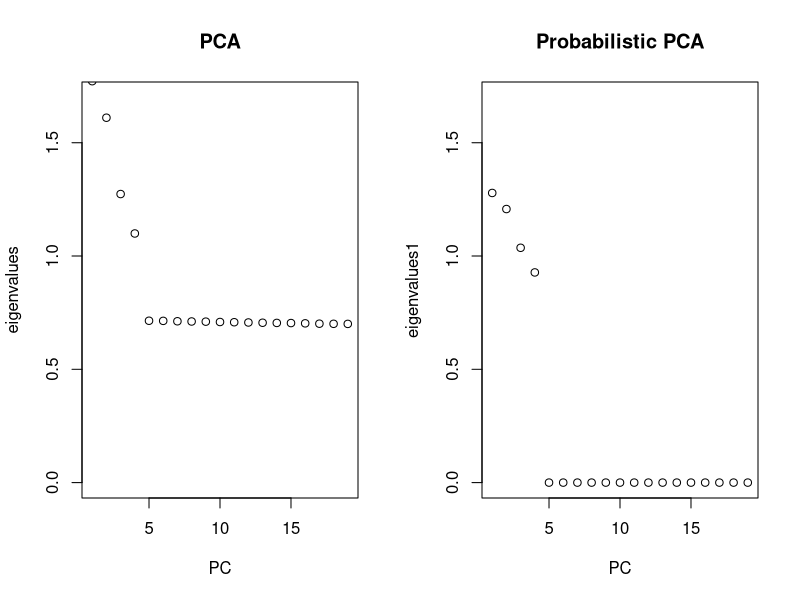

Reproduce this figure in R.
library(MASS)

simple_sim <- function(N_SAMPLES,TRUE_RANK,N_SNPS,SIGMA){

  points = matrix(runif(N_SAMPLES * TRUE_RANK), nrow=N_SAMPLES)
  points <- rbind(points)

  C = points %*% t(points)
  P = (outer(diag(C), diag(C)) + C^2)
  Q = outer(diag(C), diag(C), `+`)  #useful matrix for later


  X1 = mvrnorm(N_SNPS, rep(0, N_SAMPLES), C)
  N1 = nrow(X1)

  #data with added noise
  X3 = X1 + rnorm(length(X1), 0, sqrt(SIGMA))
  return(X3)
}

run_pca <- function(data){
  z = prcomp(data, center=F, scale=F)
  pcs = unname(t(z$rotation) * z$sdev)
  scores = z$x
  data_rec = z$x %*% (pcs/z$sdev)

  return(list(pcs = pcs, scores = scores, data_rec = data_rec, eval=z$sdev))
}

ppca_direct <- function(data, n_pcs=4, n_iter=1000, tol=1e-4, verbose=T){
  n_dims = ncol(data)
  #eq 31
  mu = rowMeans(data,na.rm=TRUE)
  centered_data = data - mu

  S = t(centered_data) %*% centered_data / nrow(data)
  SVD = svd(S)

  #eq 8
  sigma = sum(SVD$d[(n_pcs+1):n_dims]) / (n_dims - n_pcs)

  #eq 7
  W = SVD$u[,1:n_pcs] %*% sqrt(diag(SVD$d[1:n_pcs] - sigma))

  #reconstructing data and score mat

  T1= W %*% solve(t(W) %*% W)
  M= t(W) %*% W + (sigma * diag(n_pcs))
  xntn=solve(M) %*% t(W) %*% t(data)

  T_rec= t(T1 %*% M %*% xntn)

  scor=t(xntn)

  e = svd(W)
  pcs = e$u %*% diag(e$d)
  pcs = cbind(pcs, matrix(0, ncol=n_dims-n_pcs, nrow=n_dims))
  W = cbind(W, matrix(0, ncol=n_dims-n_pcs, nrow=n_dims))


  return(list(W=W, sigma=sigma, pcs=pcs, eval=e$d, evec=e$u,data_rec=T_rec, scores=scor))
}


fstats_pca <- function(X3,method,npcs){

  data=X3
  mu = rowMeans(data,na.rm=TRUE)
  data = data - mu

  if (method=='pca'){
    xxx=run_pca(data)
  }else if (method=='ppca_direct'){
    xxx = ppca_direct(as.matrix(data), n_pcs=npcs)
  }

  return(xxx)

}

plotf <- function(outf){

  N_SNPS = 100000
  N_SAMPLES = 20
  TRUE_RANK = 4
  N_PCS=4
  SIGMA=0.5

  X3= simple_sim(N_SAMPLES=N_SAMPLES , TRUE_RANK=TRUE_RANK , N_SNPS=N_SNPS, SIGMA=SIGMA)
  xxx= fstats_pca(X3=X3, method='pca', npcs=N_PCS)
  xxx1= fstats_pca(X3=X3, method='ppca_direct', npcs=N_PCS)


  eigenvalues=xxx$eval[1:19]
  PC=1:19
  #plot(PC, eigenvalues, main="PCA", ylim=c(0,1.7))
  eigenvalues1=c(sqrt(xxx1$eval),rep(0,15))
  #plot(PC, eigenvalues1, main="Probabilistic PCA", ylim=c(0,1.7))

  png(file=outf, width=600, height=350)
  par(mfrow=c(1,2))
  plot(PC, eigenvalues, main="PCA", ylim=c(0,1.7))
  plot(PC, eigenvalues1, main="Probabilistic PCA", ylim=c(0,1.7))

  dev.off()

}

plotf(outf=snakemake@output[["outf"]])
